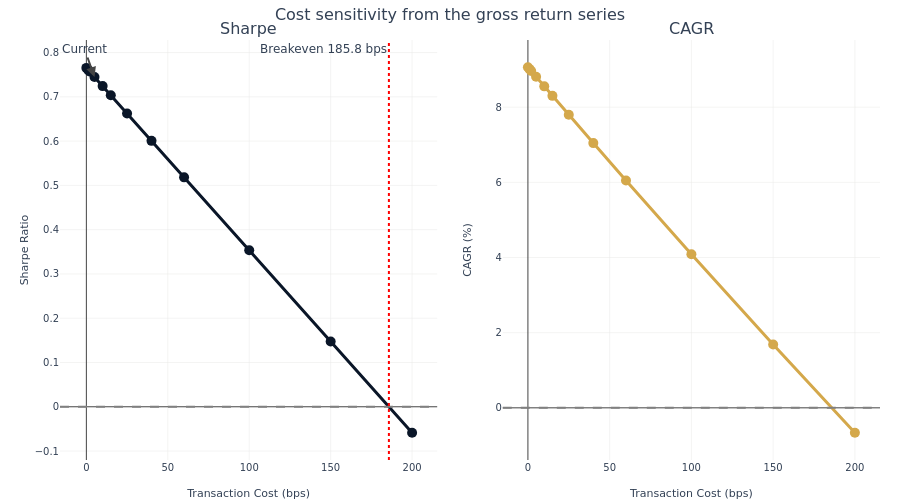

The notebook cell saved with this chart:
### Code cell
gross_returns_pl = pl.from_pandas(result_gross.returns.rename("returns").reset_index()).get_column(
    "returns"
)
sensitivity = plot_cost_sensitivity(
    returns=gross_returns_pl,
    base_costs_bps=DEFAULT_FEES * 10_000,
    # The parameter is named for a trade count, and what the drag calculation needs is turnover:
    # dollars traded per dollar of capital per year. That is what is passed.
    trades_per_year=float(turnover_2way),
    cost_multipliers=[bp / (DEFAULT_FEES * 10_000) for bp in COST_GRID_BP],
    title="Cost sensitivity from the gross return series",
)
show_plotly_with_alt(
    sensitivity,
    "Two panels from the library's cost-sensitivity helper, Sharpe on the left and growth rate "
    "on the right, both against transaction cost in basis points with a marker at the current "
    "cost. Both fall close to linearly and a dotted line marks the break-even cost the helper "
    f"computes. Compare that with the {break_even_bp:.0f} basis points the re-simulated sweep "
    "above reports: the shapes match and the zero crossings do not, because the helper deducts a "
    "uniform daily drag from the gross return series instead of running the strategy at each "
    "fee.",
)

### Figure 1 — Plotly figure (JSON) as saved in the notebook; plotly's stock layout.template omitted (floating-point values rounded to 4 significant figures)
{"data": [{"hovertemplate": "Cost: %{x:.1f} bps<br>Sharpe: %{y:.2f}<extra></extra>", "line": {"color": "#0a1628", "width": 3}, "marker": {"size": 10}, "mode": "lines+markers", "name": "Sharpe Ratio", "type": "scatter", "x": [0.0, 1.0, 2.0, 5.0, 10.0, 15.0, 25.0, 40.0, 60.0, 100.0, 150.0, 200.0], "xaxis": "x", "y": [0.7654, 0.7613, 0.7571, 0.7448, 0.7242, 0.7036, 0.6624, 0.6006, 0.5182, 0.3534, 0.1474, -0.05865], "yaxis": "y"}, {"hovertemplate": "Cost: %{x:.1f} bps<br>CAGR: %{y:.1f}%<extra></extra>", "line": {"color": "#D4A84B", "width": 3}, "marker": {"size": 10}, "mode": "lines+markers", "name": "CAGR (%)", "type": "scatter", "x": [0.0, 1.0, 2.0, 5.0, 10.0, 15.0, 25.0, 40.0, 60.0, 100.0, 150.0, 200.0], "xaxis": "x2", "y": [9.063, 9.012, 8.961, 8.808, 8.555, 8.302, 7.797, 7.045, 6.05, 4.087, 1.684, -0.6627], "yaxis": "y2"}], "layout": {"annotations": [{"font": {"size": 16}, "showarrow": false, "text": "Sharpe", "x": 0.23, "xanchor": "center", "xref": "paper", "y": 1.0, "yanchor": "bottom", "yref": "paper"}, {"font": {"size": 16}, "showarrow": false, "text": "CAGR", "x": 0.77, "xanchor": "center", "xref": "paper", "y": 1.0, "yanchor": "bottom", "yref": "paper"}, {"showarrow": false, "text": "Breakeven 185.8 bps", "x": 185.8, "xanchor": "right", "xref": "x", "y": 1, "yanchor": "top", "yref": "y domain"}, {"arrowhead": 2, "ay": -28, "showarrow": true, "text": "Current", "x": 5.0, "xref": "x", "y": 0.7448, "yref": "y"}], "font": {"color": "#334155", "family": "DM Sans, DejaVu Sans, sans-serif", "size": 12}, "height": 500, "hoverlabel": {"bgcolor": "white", "font": {"family": "DM Sans, DejaVu Sans, sans-serif", "size": 13}}, "hovermode": "x unified", "margin": {"b": 40, "l": 60, "r": 20, "t": 40}, "paper_bgcolor": "rgba(0,0,0,0)", "plot_bgcolor": "rgba(0,0,0,0)", "shapes": [{"line": {"color": "gray", "dash": "dash"}, "type": "line", "x0": 0, "x1": 1, "xref": "x domain", "y0": 0, "y1": 0, "yref": "y"}, {"line": {"color": "gray", "dash": "dash"}, "type": "line", "x0": 0, "x1": 1, "xref": "x2 domain", "y0": 0, "y1": 0, "yref": "y2"}, {"line": {"color": "red", "dash": "dot"}, "type": "line", "x0": 185.8, "x1": 185.8, "xref": "x", "y0": 0, "y1": 1, "yref": "y domain"}], "showlegend": false, "title": {"font": {"color": "#334155", "family": "DM Sans, DejaVu Sans, sans-serif", "size": 16}, "text": "Cost sensitivity from the gross return series"}, "xaxis": {"anchor": "y", "domain": [0.0, 0.46], "title": {"text": "Transaction Cost (bps)"}}, "xaxis2": {"anchor": "y2", "domain": [0.54, 1.0], "title": {"text": "Transaction Cost (bps)"}}, "yaxis": {"anchor": "x", "domain": [0.0, 1.0], "title": {"text": "Sharpe Ratio"}}, "yaxis2": {"anchor": "x2", "domain": [0.0, 1.0], "title": {"text": "CAGR (%)"}}}}
